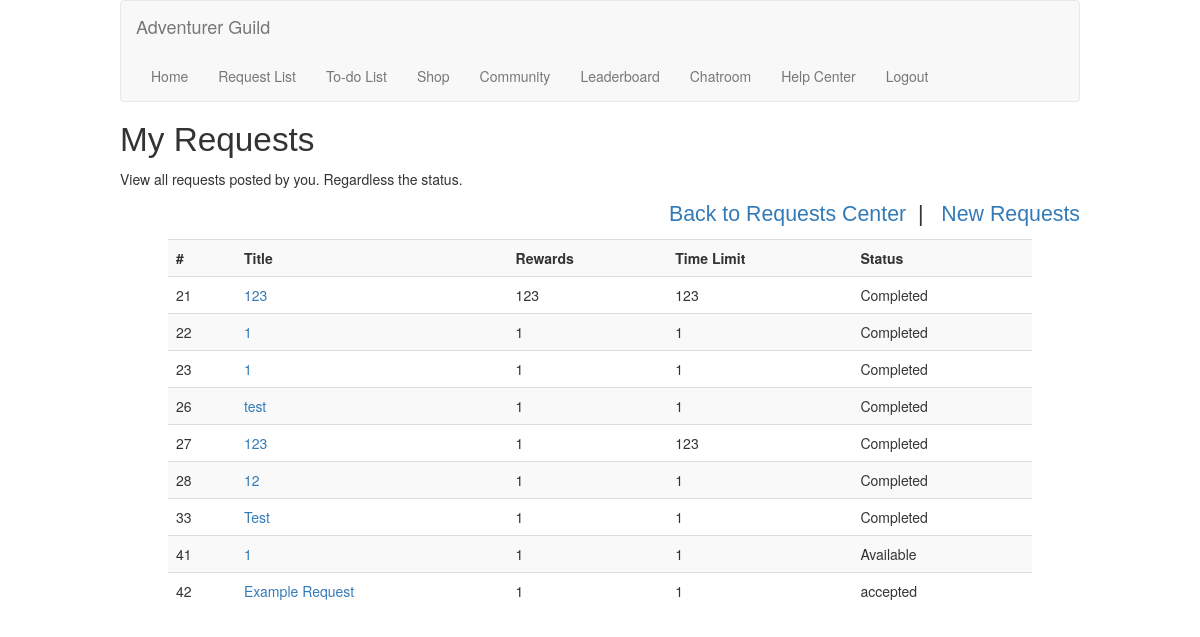
Page /myrequest (signed in) on the earlier database version.
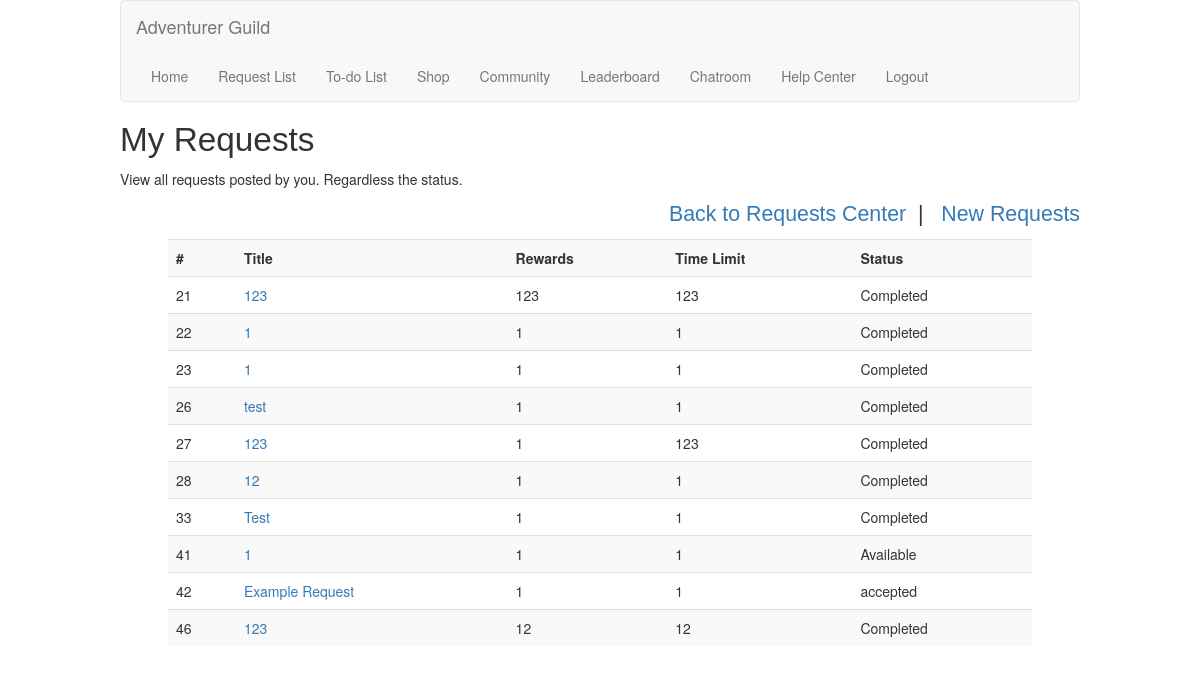
Same page on the later database version.
### models/sqlmodels.py (models this page shows, shortened)
class Requests(db.Model):
    __tablename__ = 'requests'
    requestID = Column(Integer, primary_key=True, autoincrement=True)
    title = Column(String(120), nullable=False)
    content = Column(Text, nullable=False)
    rewards = Column(String(120))
    timelimit = Column(String(120))
    userID = Column(String(120), ForeignKey('users.userID', name='fk_requests_userID'))
    status = Column(Text, nullable=False, default="Available")
    answer = Column(Text)

### routes.py (the view)
    @mainBluePrint.route("/myrequest")
    @login_required
    def myRequest():
        userID = current_user.id
        result = Requests.query.filter(Requests.userID == userID).all() # Show all requests that current user posted
        if result:
            return render_template("myrequest.html", result=result)
        else:
            return render_template("myrequest.html", errmsg=f"We cannot find any content.")

### routes.py (called while the page is built)
    @login_manager.user_loader
    def load_user(user_id):
        return User(user_id)

### templates/myrequest.html (shortened to what this page needs)
{% extends 'base.html' %}
{% block content %}
    <h1 id="pageBanner">My Requests</h1>
    <p>View all requests posted by you. Regardless the status.</p>
    <div id="new">
        <p><a href="/requests" title="Requests">Back to Requests Center</a>&nbsp;&nbsp;|&nbsp;&nbsp;
            <a href="/newrequest" title="New Requests">New Requests</a></p>
    </div>
    <table class="table table-striped listcontents">
        <tbody>
        <tr>
            <th scope="col">#</th>
            <th scope="col">Title</th>
            <th scope="col">Rewards</th>
            <th scope="col">Time Limit</th>
            <th scope="col">Status</th>
        </tr>
        {% for resultitem in result %}
                <tr>
                    <td>{{ resultitem.requestID }}</td>
                    <td><a href="requestdetails/{{resultitem.requestID}}" title="View Details">{{ resultitem.title }}</a></td>
                    <td>{{ resultitem.rewards }}</td>
                    <td>{{ resultitem.timelimit }}</td>
                    <td>{{ resultitem.status }}</td>
                </tr>
        {% endfor %}
        </tbody>
    </table>
{% endblock %}

Differences in the rows shown:
added Requests: requestID "46", title "123", rewards "12", timelimit "12", status "Completed"
